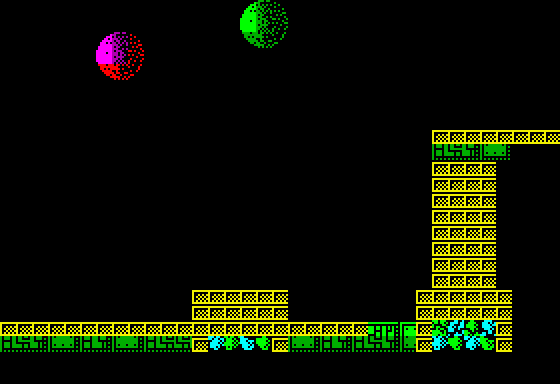

Tiled map render using the project's own tile images. Description and the whole map definition, tile-layer contents included, below:
An orthogonal 35x24 tile map with 16x16 px tiles, 1 tile layer (Collision), 3 tilesets, 1 image layer and 3 objects (vitorc, ammo_pack, grenade_pack).

<map version="1.0" orientation="orthogonal" width="35" height="24" tilewidth="16" tileheight="16">
 <properties>
  <property name="background_color" value="#000000" />
  <property name="zoneNumber" value="076" />
  <property name="zoneSource" value="rusarh/exolon-esl asm/data_zone_data.asm" />
  <property name="nextLevel" value="L04S03" />
 </properties>
 <tileset firstgid="1" name="tiles" tilewidth="16" tileheight="16">
  <image source="tiles.png" width="240" height="512" />
 </tileset>
 <tileset firstgid="481" name="rocks" tilewidth="16" tileheight="16">
  <image source="rocks.png" width="512" height="48" />
 </tileset>
 <tileset firstgid="577" name="generated_terrain" tilewidth="16" tileheight="16">
  <image source="generated_terrain.png" width="256" height="16" />
 </tileset>
 <imagelayer name="Original Static Scenery">
  <image source="zone_076_original.png" width="512" height="384" />
 </imagelayer>
 <layer name="Collision" width="35" height="24">
  <data encoding="csv">0,0,0,0,0,0,0,0,0,0,0,0,0,0,0,0,0,0,0,0,0,0,0,0,0,0,0,0,0,0,0,0,0,0,0,
0,0,0,0,0,0,0,0,0,0,0,0,0,0,0,0,0,0,0,0,0,0,0,0,0,0,0,0,0,0,0,0,0,0,0,
0,0,0,0,0,0,0,0,0,0,0,0,0,0,0,0,0,0,0,0,0,0,0,0,0,0,0,0,0,0,0,0,0,0,0,
0,0,0,0,0,0,0,0,0,0,0,0,0,0,0,0,0,0,0,0,0,0,0,0,0,0,0,0,0,0,0,0,0,0,0,
0,0,0,0,0,0,0,0,0,0,0,0,0,0,0,0,0,0,0,0,0,0,0,0,0,0,0,0,0,0,0,0,0,0,0,
0,0,0,0,0,0,0,0,0,0,0,0,0,0,0,0,0,0,0,0,0,0,0,0,0,0,0,0,0,0,0,0,0,0,0,
0,0,0,0,0,0,0,0,0,0,0,0,0,0,0,0,0,0,0,0,0,0,0,0,0,0,0,0,0,0,0,0,0,0,0,
0,0,0,0,0,0,0,0,0,0,0,0,0,0,0,0,0,0,0,0,0,0,0,0,0,0,0,0,0,0,0,0,0,0,0,
0,0,0,0,0,0,0,0,0,0,0,0,0,0,0,0,0,0,0,0,0,0,0,0,0,0,0,1,1,1,1,1,1,1,1,
0,0,0,0,0,0,0,0,0,0,0,0,0,0,0,0,0,0,0,0,0,0,0,0,0,0,0,0,0,0,0,0,0,0,0,
0,0,0,0,0,0,0,0,0,0,0,0,0,0,0,0,0,0,0,0,0,0,0,0,0,0,0,1,1,1,1,0,0,0,0,
0,0,0,0,0,0,0,0,0,0,0,0,0,0,0,0,0,0,0,0,0,0,0,0,0,0,0,1,1,1,1,0,0,0,0,
0,0,0,0,0,0,0,0,0,0,0,0,0,0,0,0,0,0,0,0,0,0,0,0,0,0,0,1,1,1,1,0,0,0,0,
0,0,0,0,0,0,0,0,0,0,0,0,0,0,0,0,0,0,0,0,0,0,0,0,0,0,0,1,1,1,1,0,0,0,0,
0,0,0,0,0,0,0,0,0,0,0,0,0,0,0,0,0,0,0,0,0,0,0,0,0,0,0,1,1,1,1,0,0,0,0,
0,0,0,0,0,0,0,0,0,0,0,0,0,0,0,0,0,0,0,0,0,0,0,0,0,0,0,1,1,1,1,0,0,0,0,
0,0,0,0,0,0,0,0,0,0,0,0,0,0,0,0,0,0,0,0,0,0,0,0,0,0,0,1,1,1,1,0,0,0,0,
0,0,0,0,0,0,0,0,0,0,0,0,0,0,0,0,0,0,0,0,0,0,0,0,0,0,0,1,1,1,1,0,0,0,0,
0,0,0,0,0,0,0,0,0,0,0,0,1,1,1,1,1,1,0,0,0,0,0,0,0,0,1,1,1,1,1,1,0,0,0,
0,0,0,0,0,0,0,0,0,0,0,0,1,1,1,1,1,1,0,0,0,0,0,0,0,0,1,1,1,1,1,1,0,0,0,
1,1,1,1,1,1,1,1,1,1,1,1,1,1,1,1,1,1,1,1,1,1,1,0,0,0,1,0,0,0,0,1,0,0,0,
0,0,0,0,0,0,0,0,0,0,0,0,1,0,0,0,0,1,0,0,0,0,0,0,0,0,1,0,0,0,0,1,0,0,0,
0,0,0,0,0,0,0,0,0,0,0,0,0,0,0,0,0,0,0,0,0,0,0,0,0,0,0,0,0,0,0,0,0,0,0,
0,0,0,0,0,0,0,0,0,0,0,0,0,0,0,0,0,0,0,0,0,0,0,0,0,0,0,0,0,0,0,0,0,0,0</data>
 </layer>
 <objectgroup name="Objects">
  <object id="1" name="vitorc" x="0" y="320" />
  <object id="2" name="ammo_pack" x="224" y="288" width="32" height="32">
   <properties>
    <property name="sourceBlock" value="blk_box_white" />
   </properties>
  </object>
  <object id="3" name="grenade_pack" x="352" y="320" width="32" height="32">
   <properties>
    <property name="sourceBlock" value="blk_box_yellow" />
   </properties>
  </object>
 </objectgroup>
</map>
